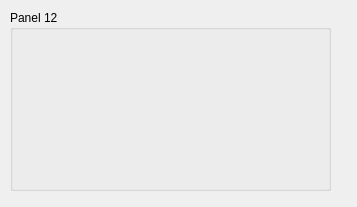
<?xml version="1.0" encoding="UTF-8"?>
<ui version="4.0">
 <class>Panel12</class>
 <widget class="QWidget" name="Panel12">
  <property name="geometry">
   <rect>
    <x>0</x>
    <y>0</y>
    <width>357</width>
    <height>207</height>
   </rect>
  </property>
  <property name="windowTitle">
   <string>Form</string>
  </property>
  <widget class="QGroupBox" name="groupBox_panel12">
   <property name="geometry">
    <rect>
     <x>10</x>
     <y>10</y>
     <width>321</width>
     <height>181</height>
    </rect>
   </property>
   <property name="title">
    <string>Panel 12</string>
   </property>
   <layout class="QGridLayout" name="gridLayout_3">
    <item row="0" column="0">
     <layout class="QVBoxLayout" name="verticalLayout"/>
    </item>
   </layout>
  </widget>
 </widget>
 <resources/>
 <connections/>
</ui>
